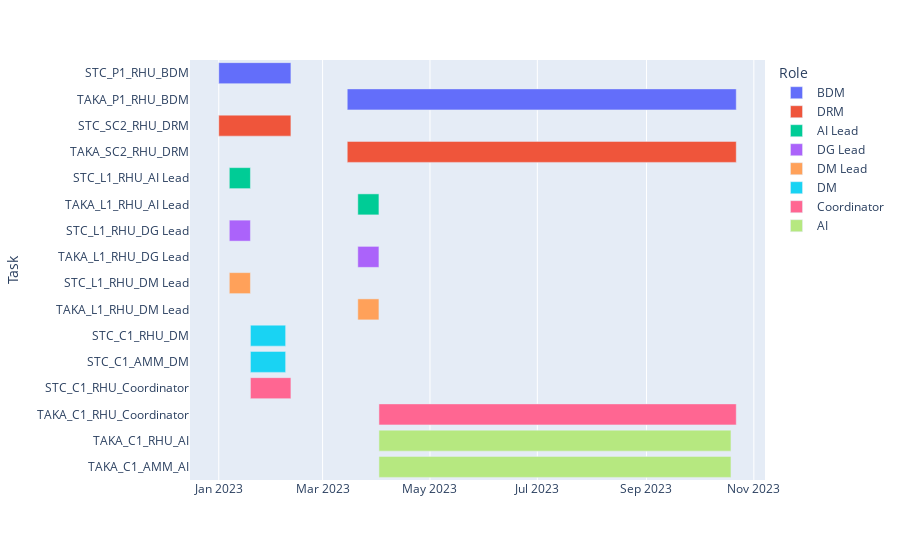

Write notebook code for a chart like this one.
### Code cell
pd_1=utils.convert_to_pd(pipeline_tasks)
utils.plot_gantt_chart(pd_1)

### Figure 1 — Plotly figure (JSON) as saved in the notebook; plotly's stock layout.template omitted (floating-point values rounded to 4 significant figures)
{"data": [{"alignmentgroup": "True", "base": ["2023-01-01T00:00:00", "2023-03-15T00:00:00"], "hovertemplate": "Role=BDM<br>Start=%{base}<br>End=%{x}<br>Task=%{y}<extra></extra>", "legendgroup": "BDM", "marker": {"color": "#636efa", "pattern": {"shape": ""}}, "name": "BDM", "offsetgroup": "BDM", "orientation": "h", "showlegend": true, "textposition": "auto", "type": "bar", "x": [3542400000, 19094400000], "xaxis": "x", "y": ["STC_P1_RHU_BDM", "TAKA_P1_RHU_BDM"], "yaxis": "y"}, {"alignmentgroup": "True", "base": ["2023-01-01T00:00:00", "2023-03-15T00:00:00"], "hovertemplate": "Role=DRM<br>Start=%{base}<br>End=%{x}<br>Task=%{y}<extra></extra>", "legendgroup": "DRM", "marker": {"color": "#EF553B", "pattern": {"shape": ""}}, "name": "DRM", "offsetgroup": "DRM", "orientation": "h", "showlegend": true, "textposition": "auto", "type": "bar", "x": [3542400000, 19094400000], "xaxis": "x", "y": ["STC_SC2_RHU_DRM", "TAKA_SC2_RHU_DRM"], "yaxis": "y"}, {"alignmentgroup": "True", "base": ["2023-01-07T00:00:00", "2023-03-21T00:00:00"], "hovertemplate": "Role=AI Lead<br>Start=%{base}<br>End=%{x}<br>Task=%{y}<extra></extra>", "legendgroup": "AI Lead", "marker": {"color": "#00cc96", "pattern": {"shape": ""}}, "name": "AI Lead", "offsetgroup": "AI Lead", "orientation": "h", "showlegend": true, "textposition": "auto", "type": "bar", "x": [1036800000, 1036800000], "xaxis": "x", "y": ["STC_L1_RHU_AI Lead", "TAKA_L1_RHU_AI Lead"], "yaxis": "y"}, {"alignmentgroup": "True", "base": ["2023-01-07T00:00:00", "2023-03-21T00:00:00"], "hovertemplate": "Role=DG Lead<br>Start=%{base}<br>End=%{x}<br>Task=%{y}<extra></extra>", "legendgroup": "DG Lead", "marker": {"color": "#ab63fa", "pattern": {"shape": ""}}, "name": "DG Lead", "offsetgroup": "DG Lead", "orientation": "h", "showlegend": true, "textposition": "auto", "type": "bar", "x": [1036800000, 1036800000], "xaxis": "x", "y": ["STC_L1_RHU_DG Lead", "TAKA_L1_RHU_DG Lead"], "yaxis": "y"}, {"alignmentgroup": "True", "base": ["2023-01-07T00:00:00", "2023-03-21T00:00:00"], "hovertemplate": "Role=DM Lead<br>Start=%{base}<br>End=%{x}<br>Task=%{y}<extra></extra>", "legendgroup": "DM Lead", "marker": {"color": "#FFA15A", "pattern": {"shape": ""}}, "name": "DM Lead", "offsetgroup": "DM Lead", "orientation": "h", "showlegend": true, "textposition": "auto", "type": "bar", "x": [1036800000, 1036800000], "xaxis": "x", "y": ["STC_L1_RHU_DM Lead", "TAKA_L1_RHU_DM Lead"], "yaxis": "y"}, {"alignmentgroup": "True", "base": ["2023-01-19T00:00:00", "2023-01-19T00:00:00"], "hovertemplate": "Role=DM<br>Start=%{base}<br>End=%{x}<br>Task=%{y}<extra></extra>", "legendgroup": "DM", "marker": {"color": "#19d3f3", "pattern": {"shape": ""}}, "name": "DM", "offsetgroup": "DM", "orientation": "h", "showlegend": true, "textposition": "auto", "type": "bar", "x": [1728000000, 1728000000], "xaxis": "x", "y": ["STC_C1_RHU_DM", "STC_C1_AMM_DM"], "yaxis": "y"}, {"alignmentgroup": "True", "base": ["2023-01-19T00:00:00", "2023-04-02T00:00:00"], "hovertemplate": "Role=Coordinator<br>Start=%{base}<br>End=%{x}<br>Task=%{y}<extra></extra>", "legendgroup": "Coordinator", "marker": {"color": "#FF6692", "pattern": {"shape": ""}}, "name": "Coordinator", "offsetgroup": "Coordinator", "orientation": "h", "showlegend": true, "textposition": "auto", "type": "bar", "x": [1987200000, 17539200000], "xaxis": "x", "y": ["STC_C1_RHU_Coordinator", "TAKA_C1_RHU_Coordinator"], "yaxis": "y"}, {"alignmentgroup": "True", "base": ["2023-04-02T00:00:00", "2023-04-02T00:00:00"], "hovertemplate": "Role=AI<br>Start=%{base}<br>End=%{x}<br>Task=%{y}<extra></extra>", "legendgroup": "AI", "marker": {"color": "#B6E880", "pattern": {"shape": ""}}, "name": "AI", "offsetgroup": "AI", "orientation": "h", "showlegend": true, "textposition": "auto", "type": "bar", "x": [17280000000, 17280000000], "xaxis": "x", "y": ["TAKA_C1_RHU_AI", "TAKA_C1_AMM_AI"], "yaxis": "y"}], "layout": {"barmode": "overlay", "legend": {"title": {"text": "Role"}, "tracegroupgap": 0}, "margin": {"t": 60}, "xaxis": {"anchor": "y", "domain": [0, 1], "type": "date"}, "yaxis": {"anchor": "x", "autorange": "reversed", "domain": [0, 1], "title": {"text": "Task"}}}}
